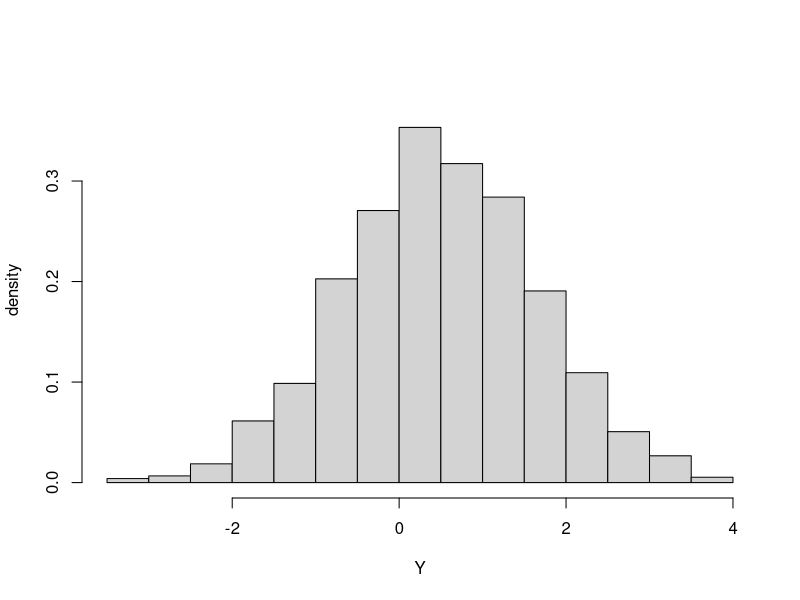
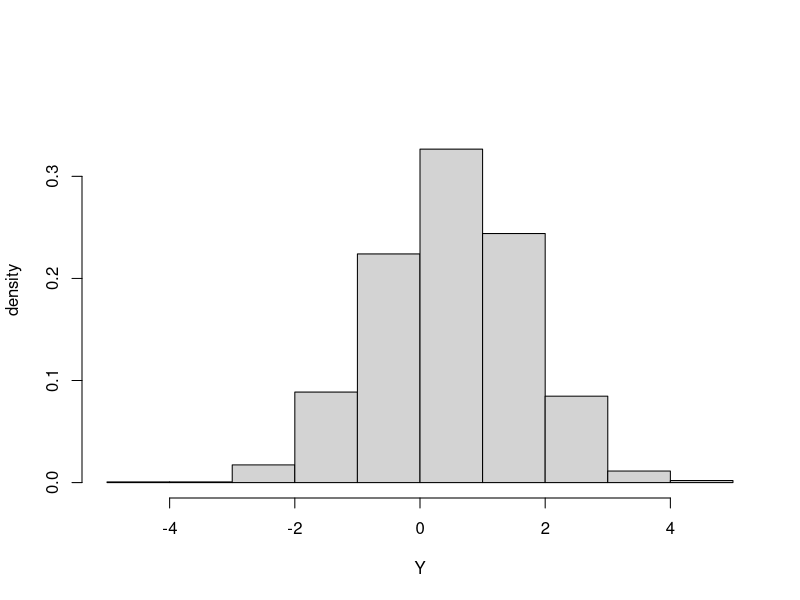
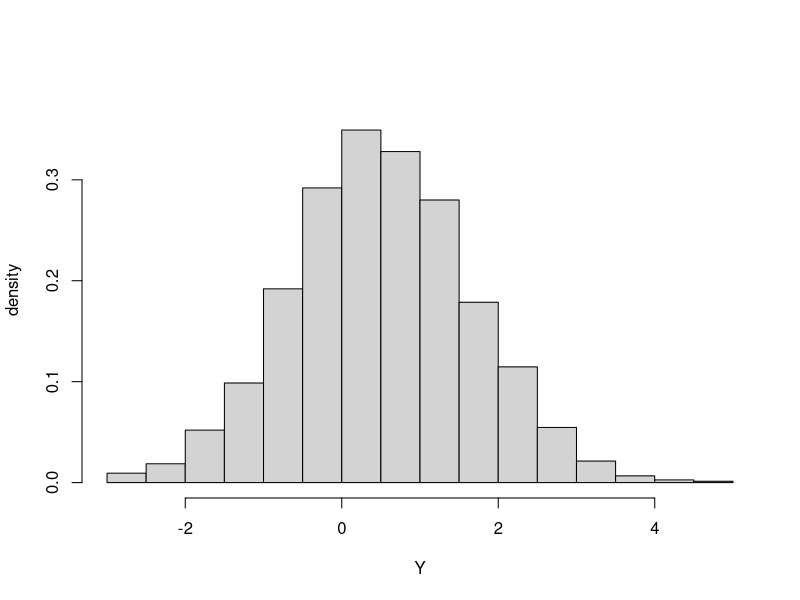
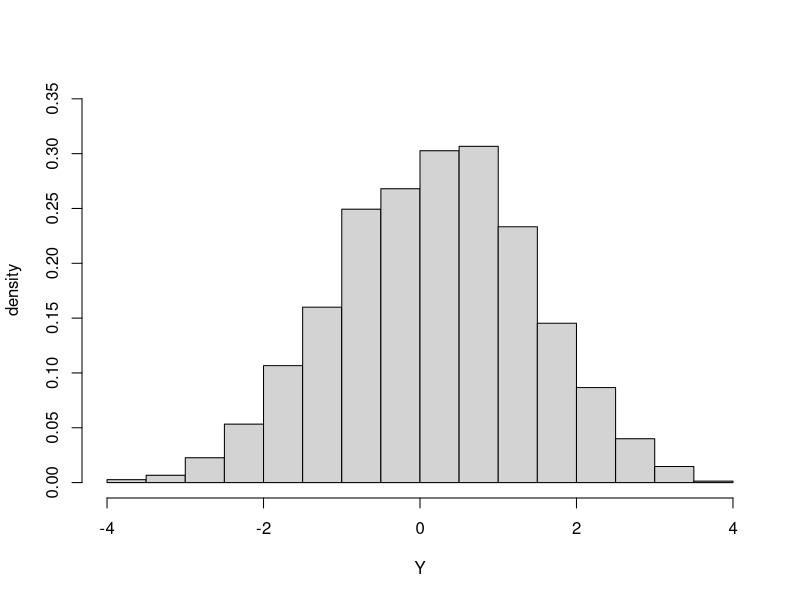
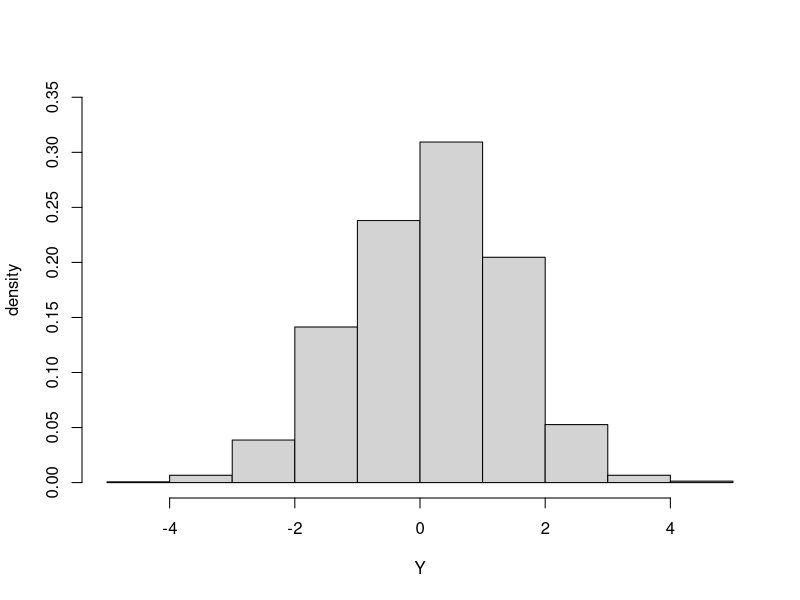
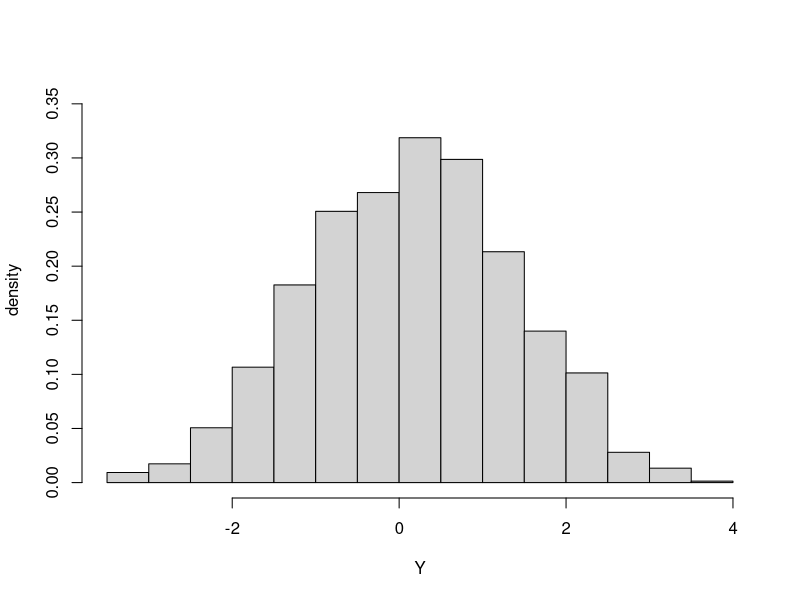
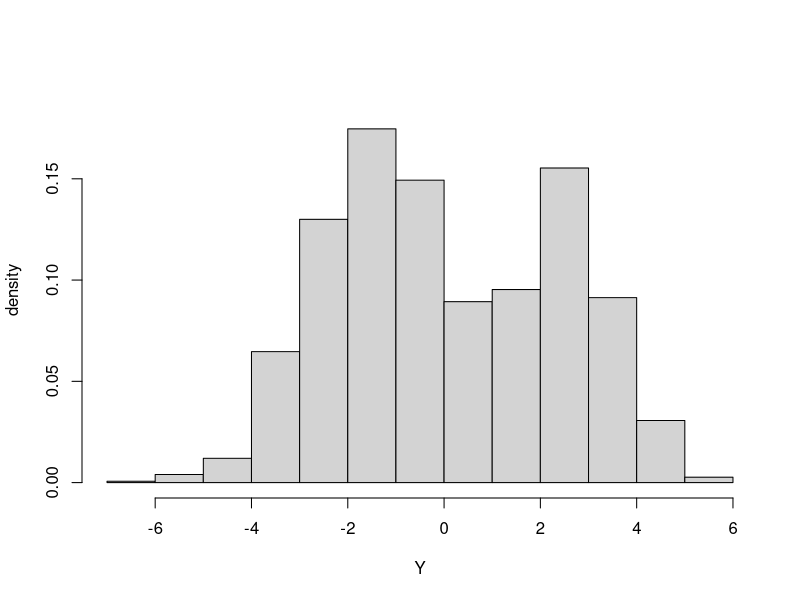
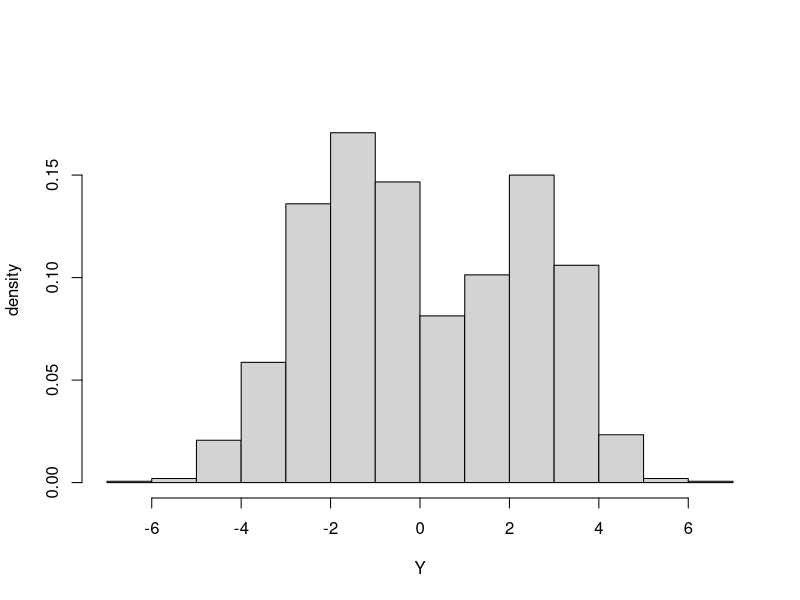

R code for these plots, in order:
## ---- chunk 1
knitr::opts_chunk$set(echo = TRUE)
## ---- chunk 2
### -------------------------------
### Function: generate_mrem_data()
### -------------------------------
# Generates one simulated meta-analysis dataset under a Mixture Random Effects Model (MREM)

generate_mrem_data <- function(K, pi_g, mu_g, tau2_g, s2_min = 0.5, s2_max = 1) {
  
  # ---- Check Inputs ----
  G <- length(pi_g)
  if (abs(sum(pi_g) - 1) > 1e-6) stop("Mixing proportions pi_g must sum to 1.")
  if (length(mu_g) != G | length(tau2_g) != G) stop("Lengths of pi_g, mu_g, and tau2_g must match.")
  
  # ---- Step 1: Generate component membership z_i ----
  z_i <- sample(1:G, size = K, replace = TRUE, prob = pi_g)
  
  # ---- Step 2: Generate true effect sizes δ*_i ----
  delta_i <- sapply(z_i, function(g) rnorm(1, mean = mu_g[g], sd = sqrt(tau2_g[g])))
  
  # ---- Step 3: Generate within-study variances s_i² ----
  s2_i <- runif(K, min = s2_min, max = s2_max)
  
  # ---- Step 4: Generate observed effect sizes Y_i ----
  Y_i <- rnorm(K, mean = delta_i, sd = sqrt(s2_i))
  
  # ---- Step 5: Return as data frame ----
  data.frame(
    study = 1:K,
    component = z_i,
    delta_true = delta_i,
    s2 = s2_i,
    Y = Y_i
  )
}
## ---- chunk 3
set.seed(315)

# Scenario 4: No mixture
pi_g <- c(1)
mu_g <- c(0.5)
tau2_g <- c(0.8^2)

K= 1500

run_count = c(100, 250, 450)

for(it in 1: 500){
  dat1 <- generate_mrem_data(K, pi_g, mu_g, tau2_g)
  if(it == run_count[1]){
    mu <- mean(dat1$Y)
    sigma <- sd(dat1$Y)

    hist(freq = FALSE, dat1$Y, main= "", xlab= "Y", ylab = "density",
         
         ylim = c(0, dnorm(mu, mu, sigma) * 1.1))
  }
  
  if(it == run_count[2]){
    mu <- mean(dat1$Y)
    sigma <- sd(dat1$Y)

    hist(freq = FALSE, dat1$Y, main= "", xlab= "Y", ylab = "density",
         
         ylim = c(0, dnorm(mu, mu, sigma) * 1.1))
  }
  
  if(it == run_count[3]){

    mu <- mean(dat1$Y)
    sigma <- sd(dat1$Y)

    hist(freq = FALSE, dat1$Y, main= "", xlab= "Y", ylab = "density",
         
         ylim = c(0, dnorm(mu, mu, sigma) * 1.1))
  }
  
  
}



## ---- chunk 4
set.seed(315)

# Scenario: 2-component mixture - unequal heterogeneity
pi_g <- c(0.56, 0.44)
mu_g <- c(-0.5, 1)
tau2_g <- c(0.6^2, 0.4^2)

K= 1500

run_count = c(100, 250, 450)

for(it in 1: 500){
  dat1 <- generate_mrem_data(K, pi_g, mu_g, tau2_g)
  if(it == run_count[1]){
    mu <- mean(dat1$Y)
    sigma <- sd(dat1$Y)

    hist(freq = FALSE, dat1$Y, main= "", xlab= "Y", ylab = "density",
         
         ylim = c(0, dnorm(mu, mu, sigma) * 1.1))
    
  }
  
  if(it == run_count[2]){
    mu <- mean(dat1$Y)
    sigma <- sd(dat1$Y)

    hist(freq = FALSE, dat1$Y, main= "", xlab= "Y", ylab = "density",
         
         ylim = c(0, dnorm(mu, mu, sigma) * 1.1))

  }
  
  if(it == run_count[3]){

    mu <- mean(dat1$Y)
    sigma <- sd(dat1$Y)

    hist(freq = FALSE, dat1$Y, main= "", xlab= "Y", ylab = "density",
         
         ylim = c(0, dnorm(mu, mu, sigma) * 1.1))
    
  }
  
  
}


## ---- chunk 5
set.seed(315)
 
# Scenario: 3-component mixture
mu_g <- c(-2.5, -1, 2.5)
tau2_g <- c(0.7^2, 0.7^2, 0.6^2)
pi_g <- c(0.2, 0.4, 0.4)

K= 1500

run_count = c(100, 250, 450)

for(it in 1: 500){
  dat1 <- generate_mrem_data(K, pi_g, mu_g, tau2_g)
  if(it == run_count[1]){
    mu <- mean(dat1$Y)
    sigma <- sd(dat1$Y)

    hist(freq = FALSE, dat1$Y, main= "", xlab= "Y", ylab = "density",
         
         ylim = c(0, dnorm(mu, mu, sigma) * 1.1))

  }
  
  if(it == run_count[2]){
    mu <- mean(dat1$Y)
    sigma <- sd(dat1$Y)

    hist(freq = FALSE, dat1$Y, main= "", xlab= "Y", ylab = "density",
         
         ylim = c(0, dnorm(mu, mu, sigma) * 1.1))

  }
  
  if(it == run_count[3]){

    mu <- mean(dat1$Y)
    sigma <- sd(dat1$Y)

    hist(freq = FALSE, dat1$Y, main= "", xlab= "Y", ylab = "density",
         
         ylim = c(0, dnorm(mu, mu, sigma) * 1.1))
  }
  
  
}

## ---- chunk 6
set.seed(315)

# Scenario: 2-component mixture - high heterogeneity
pi_g <- c(0.33, 0.67)
mu_g <- c(-1, 1)
tau2_g <- c(1.5^2, 1.2^2)

K= 1500

run_count = c(100, 250, 450)

for(it in 1: 500){
  dat1 <- generate_mrem_data(K, pi_g, mu_g, tau2_g)
  if(it == run_count[1]){
    mu <- mean(dat1$Y)
    sigma <- sd(dat1$Y)

    hist(freq = FALSE, dat1$Y, main= "", xlab= "Y", ylab = "density",
         
         ylim = c(0, dnorm(mu, mu, sigma) * 1.1))
    
  }
  
  if(it == run_count[2]){
    mu <- mean(dat1$Y)
    sigma <- sd(dat1$Y)

    hist(freq = FALSE, dat1$Y, main= "", xlab= "Y", ylab = "density",
         
         ylim = c(0, dnorm(mu, mu, sigma) * 1.1))

  }
  
  if(it == run_count[3]){

    mu <- mean(dat1$Y)
    sigma <- sd(dat1$Y)

    hist(freq = FALSE, dat1$Y, main= "", xlab= "Y", ylab = "density",
         
         ylim = c(0, dnorm(mu, mu, sigma) * 1.1))

  }
  
  
}

